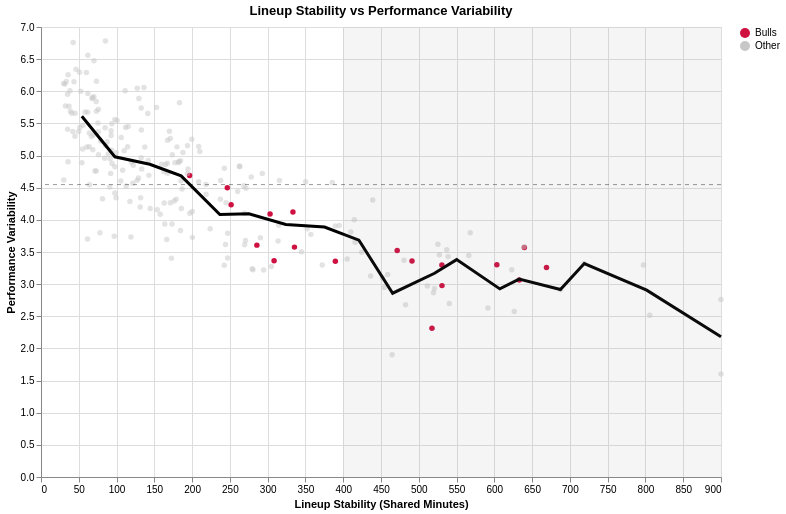

Source (notebook cell):
### Code cell
import numpy as np
import pandas as pd
import altair as alt

np.random.seed(12)

# ----------------------------
# Simulate lineup data
# ----------------------------
n_league = 260
n_bulls = 18

# Lineup stability (shared minutes)
minutes_league = np.clip(
    np.random.exponential(scale=180, size=n_league),
    10, 900
)

minutes_bulls = np.clip(
    np.random.normal(loc=420, scale=140, size=n_bulls),
    80, 900
)

# Volatility decreases with stability
def volatility(m):
    return 6.5 - 1.4 * np.log(m / 60 + 1)

vol_league = volatility(minutes_league) + np.random.normal(0, 0.6, n_league)
vol_bulls = volatility(minutes_bulls) + np.random.normal(0, 0.5, n_bulls)

df = pd.DataFrame({
    "Shared Minutes": np.concatenate([minutes_bulls, minutes_league]),
    "Net Rating Variability": np.concatenate([vol_bulls, vol_league]),
    "Team": ["Bulls"] * n_bulls + ["Other"] * n_league
})

# Trim extreme noise (presentation-quality)
df = df[
    (df["Shared Minutes"] >= 30) &
    (df["Net Rating Variability"] <= 8)
]

# ----------------------------
# Precompute trend (binning)
# ----------------------------
bins = np.linspace(30, 900, 20)

trend_df = (
    df[df["Team"] == "Other"]
    .assign(bin=pd.cut(df["Shared Minutes"], bins))
    .groupby("bin", observed=True)
    .agg(
        Minutes=("Shared Minutes", "mean"),
        Volatility=("Net Rating Variability", "mean")
    )
    .dropna()
)

# ----------------------------
# Scatter plot
# ----------------------------
scatter = alt.Chart(df).mark_circle(opacity=0.7).encode(
    x=alt.X(
        "Shared Minutes:Q",
        title="Lineup Stability (Shared Minutes)"
    ),
    y=alt.Y(
        "Net Rating Variability:Q",
        title="Performance Variability"
    ),
    color=alt.Color(
        "Team:N",
        scale=alt.Scale(
            domain=["Bulls", "Other"],
            range=["#CE1141", "#C7C7C7"]
        ),
        legend=alt.Legend(title=None)
    ),
    tooltip=[
        "Shared Minutes",
        "Net Rating Variability",
        "Team"
    ]
)

# ----------------------------
# Trend line
# ----------------------------
trend = alt.Chart(trend_df).mark_line(
    color="black",
    strokeWidth=3
).encode(
    x="Minutes:Q",
    y="Volatility:Q"
)

stable_band = alt.Chart(
    pd.DataFrame({
        "x1": [400],
        "x2": [900]
    })
).mark_rect(
    opacity=0.08,
    color="gray"
).encode(
    x="x1:Q",
    x2="x2:Q"
)


avg_vol = df["Net Rating Variability"].mean()

baseline = alt.Chart(
    pd.DataFrame({"y": [avg_vol]})
).mark_rule(
    strokeDash=[4,4],
    color="black",
    opacity=0.4
).encode(
    y="y:Q"
)

scatter = scatter.encode(
    opacity=alt.condition(
        alt.datum.Team == "Bulls",
        alt.value(1.0),
        alt.value(0.5)
    )
)


# ----------------------------
# Final chart
# ----------------------------
chart = (scatter + trend + stable_band + baseline).properties(
    width=680,
    height=450,
    title="Lineup Stability vs Performance Variability"
)

chart

### Figure 1 — Vega-Lite specification as saved in the notebook (floating-point values rounded to 4 significant figures; data arrays with more than 128 entries replaced by an {"elided": "..."} marker saying what was removed)
{"config": {"view": {"continuousWidth": 300, "continuousHeight": 300}}, "layer": [{"data": {"name": "data-6fe4189683f473853dd52419d467a561"}, "mark": {"type": "circle", "opacity": 0.7}, "encoding": {"color": {"field": "Team", "legend": {"title": null}, "scale": {"domain": ["Bulls", "Other"], "range": ["#CE1141", "#C7C7C7"]}, "type": "nominal"}, "opacity": {"condition": {"test": "(datum.Team === 'Bulls')", "value": 1.0}, "value": 0.5}, "tooltip": [{"field": "Shared Minutes", "type": "quantitative"}, {"field": "Net Rating Variability", "type": "quantitative"}, {"field": "Team", "type": "nominal"}], "x": {"field": "Shared Minutes", "title": "Lineup Stability (Shared Minutes)", "type": "quantitative"}, "y": {"field": "Net Rating Variability", "title": "Performance Variability", "type": "quantitative"}}}, {"data": {"name": "data-19c9a5d9adb3da10d0b014c9601e1fae"}, "mark": {"type": "line", "color": "black", "strokeWidth": 3}, "encoding": {"x": {"field": "Minutes", "type": "quantitative"}, "y": {"field": "Volatility", "type": "quantitative"}}}, {"data": {"name": "data-59388ae76b30028390b04b65832a2a46"}, "mark": {"type": "rect", "color": "gray", "opacity": 0.08}, "encoding": {"x": {"field": "x1", "type": "quantitative"}, "x2": {"field": "x2"}}}, {"data": {"name": "data-0fc62aedd86093b53c9a60091c7b8c26"}, "mark": {"type": "rule", "color": "black", "opacity": 0.4, "strokeDash": [4, 4]}, "encoding": {"y": {"field": "y", "type": "quantitative"}}}], "height": 450, "title": "Lineup Stability vs Performance Variability", "width": 680, "$schema": "https://vega.github.io/schema/vega-lite/v5.20.1.json", "datasets": {"data-6fe4189683f473853dd52419d467a561": {"elided": "235 records"}, "data-19c9a5d9adb3da10d0b014c9601e1fae": [{"Minutes": 54.06, "Volatility": 5.612}, {"Minutes": 97.75, "Volatility": 4.981}, {"Minutes": 143.9, "Volatility": 4.865}, {"Minutes": 185.5, "Volatility": 4.685}, {"Minutes": 236.7, "Volatility": 4.084}, {"Minutes": 275.1, "Volatility": 4.094}, {"Minutes": 324.0, "Volatility": 3.929}, {"Minutes": 375.3, "Volatility": 3.889}, {"Minutes": 420.8, "Volatility": 3.684}, {"Minutes": 465.4, "Volatility": 2.859}, {"Minutes": 520.8, "Volatility": 3.169}, {"Minutes": 550.1, "Volatility": 3.381}, {"Minutes": 607.3, "Volatility": 2.926}, {"Minutes": 632.8, "Volatility": 3.078}, {"Minutes": 687.5, "Volatility": 2.917}, {"Minutes": 719.1, "Volatility": 3.321}, {"Minutes": 801.6, "Volatility": 2.907}, {"Minutes": 900.0, "Volatility": 2.182}], "data-59388ae76b30028390b04b65832a2a46": [{"x1": 400, "x2": 900}], "data-0fc62aedd86093b53c9a60091c7b8c26": [{"y": 4.549}]}}
